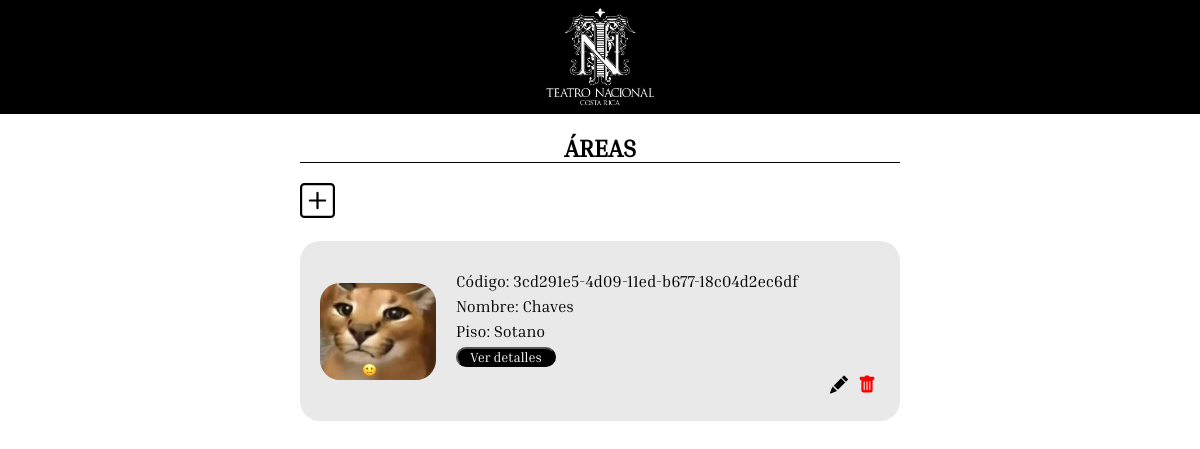
The app's page /menuAdmin/listaAreas/ with its own data.
### modelo/models.py (models this page shows, shortened)
class Parte(models.Model):
    nombre = models.CharField(max_length=100)
    codigo = models.CharField(max_length=8, default=uuid.uuid1, editable=False, unique=True, )
    readonly_fields = ('codigo',)
    ubicacion = models.CharField(max_length=100)
    descripcion = models.TextField()
    imagen1 = models.ImageField()
    imagen2 = models.ImageField(null=True, blank=True)
    imagen3 = models.ImageField(null=True, blank=True)
    class Meta:
        abstract = True

class Area(Parte):
    dimensiones = models.CharField(max_length=100)
    listaElementos = models.ManyToManyField(Elemento, blank=True, null=True)

### modelo/views.py (the view)
# urls.py: path('menuAdmin/listaAreas/', views.listAreas, name='listAreas'),
def listAreas(request):
    areas = Area.objects.all()
    return render(request, 'listaAreas.html', { 'areas' : areas })

### modelo/templates/listaAreas.html (shortened to what this page needs)
{% extends 'baseAdmin.html' %}
{% block content %}
{% load static %}
<div class="tituloLista">
    <h2>ÁREAS</h2>
</div>
<form action="agregarArea/">
    <div id="agregarbotonContainer">
        <button id="agregarBoton">
        </button>
    </div>
</form>
<div id="listaGeneralContainer">
    {% for area in areas %}
    <div class="cardEstandar" action="elementoInfoAdmin">
        <div class="cardImg">
            <image class="imageList" src={{area.imagen1.url}} alt="imagen des teatro nacional">
        </div>
        <div class="cardInfo">
            <div class="filaCard"><span>Código: {{area.codigo}}</span></div>
            <div class="filaCard"><span>Nombre: {{area.nombre}}</span></div>
            <div class="filaCard"><span>Piso: {{area.ubicacion}}</span></div>
            <div class="filaCard">
                <form action="areasInfoAdmin/{{area.id}}" method="post">
                    <button class="botonEstandar btnListasCard">Ver detalles</button>
                </form>
            </div>
            <div class="filaCard fila_rowR">
                <form action="deleteArea/{{area.id}}" method="post">
                    <button class="botonCard botonesColor">
                    </button>
                </form>
                <form action="updateArea/{{area.id}}">
                    <button class="botonCard">
                    </button>
                </form>
            </div>
        </div>
    </div>
    {% endfor %}
</div>
</div>
{% endblock content %}

### modelo/static/styles/admins.css (style rules this page uses)
* { margin: 0px; padding: 0px; font-family:'Inria Serif'; }
html { width:100vw; height:100vh; }
body { background-color: rgb(255, 255, 255); position : absolute; width : 100%; height : 100%; overflow-x: hidden; overflow-y: auto; }
.botonEstandar { background-color: black; color: white; border-radius: 10px; cursor: pointer; }
.tituloLista { width: 600px; display: flex; flex-direction: column; align-items: center; margin-top: 20px; margin-bottom: 20px; border-bottom: 1px solid black; }
#agregarbotonContainer { width: 600px; display: flex; flex-direction: row; align-items: flex-start; }
#agregarBoton { background: none; border:none; }
#listaGeneralContainer { height: auto; }
.cardEstandar { width: 600px; height: 180px; margin-top: 20px; background-color: #EAE9E9; border-radius: 20px; display: flex; flex-direction: row; align-items: center; }
.cardImg { width: 156px; height: 183; display: flex; border-right: 1px; }
.imageList { width: 116px; height: 97px; margin: auto; border-radius: 20px; }
.filaCard { width: 430px; margin-top: 5px; }
.fila_rowR { display: flex; flex-direction: row-reverse; }
.botonCard { background: none; display: flex; flex-direction: row-reverse; margin-right: 10px; border:none; cursor: pointer; }
.btnListasCard { width: 100px; }
.botonesColor { color: red; }

### records on screen
Area: imagen1 (picture), codigo "3cd291e5-4d09-11ed-b677-18c04d2ec6df", nombre "Chaves", ubicacion "Sotano"
